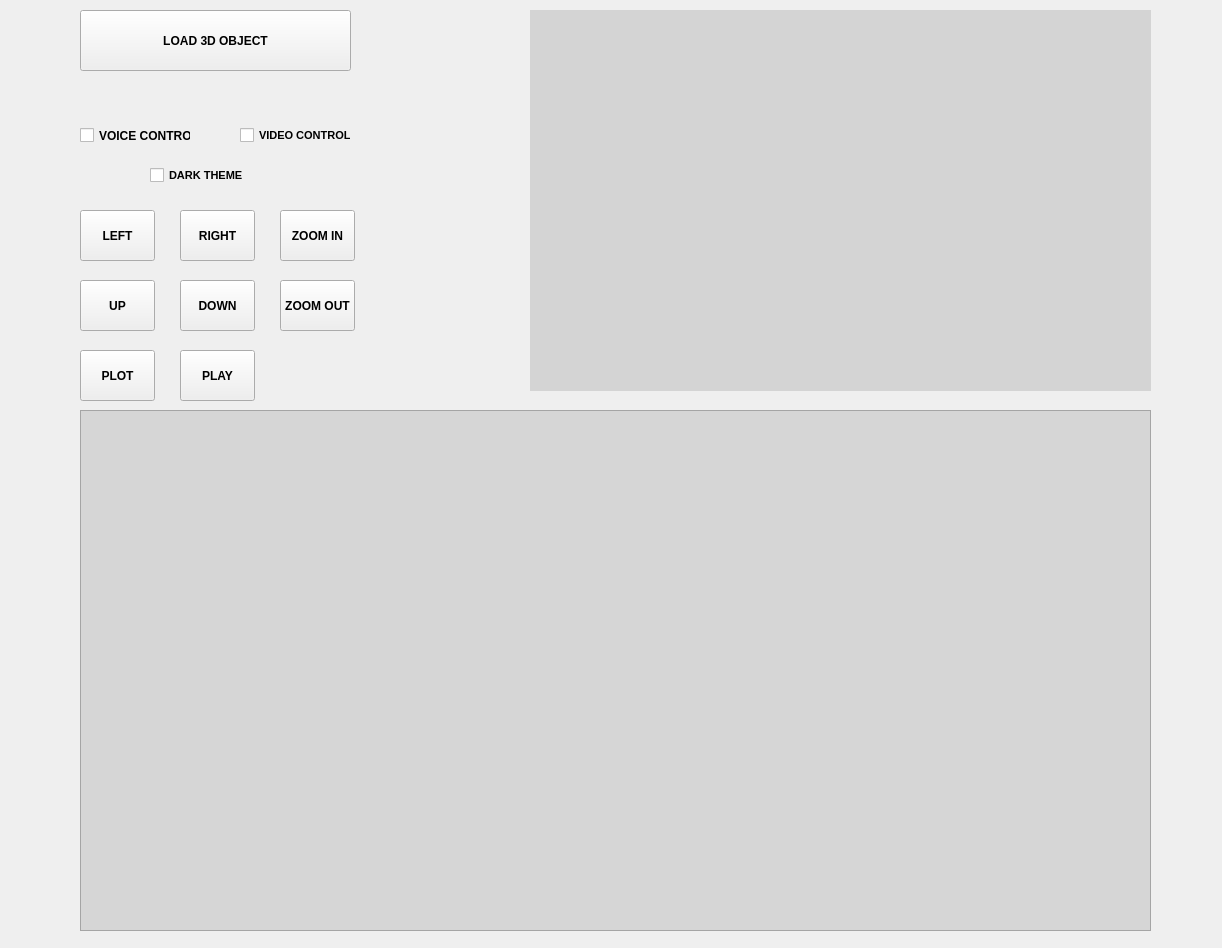
<?xml version="1.0" encoding="UTF-8"?>
<ui version="4.0">
 <class>mainWindow</class>
 <widget class="QMainWindow" name="mainWindow">
  <property name="geometry">
   <rect>
    <x>0</x>
    <y>0</y>
    <width>1222</width>
    <height>948</height>
   </rect>
  </property>
  <property name="font">
   <font>
    <kerning>true</kerning>
   </font>
  </property>
  <property name="windowTitle">
   <string>3d-Object-Visualizer</string>
  </property>
  <widget class="QWidget" name="centralwidget">
   <widget class="QPushButton" name="loadButton">
    <property name="geometry">
     <rect>
      <x>80</x>
      <y>10</y>
      <width>271</width>
      <height>61</height>
     </rect>
    </property>
    <property name="font">
     <font>
      <weight>75</weight>
      <bold>true</bold>
      <kerning>true</kerning>
     </font>
    </property>
    <property name="text">
     <string>LOAD 3D OBJECT</string>
    </property>
   </widget>
   <widget class="QPushButton" name="rotateLeftButton">
    <property name="geometry">
     <rect>
      <x>80</x>
      <y>210</y>
      <width>75</width>
      <height>51</height>
     </rect>
    </property>
    <property name="font">
     <font>
      <weight>75</weight>
      <bold>true</bold>
      <kerning>true</kerning>
     </font>
    </property>
    <property name="text">
     <string>LEFT</string>
    </property>
   </widget>
   <widget class="QPushButton" name="rotateRightButton">
    <property name="geometry">
     <rect>
      <x>180</x>
      <y>210</y>
      <width>75</width>
      <height>51</height>
     </rect>
    </property>
    <property name="font">
     <font>
      <weight>75</weight>
      <bold>true</bold>
      <kerning>true</kerning>
     </font>
    </property>
    <property name="text">
     <string>RIGHT</string>
    </property>
   </widget>
   <widget class="QPushButton" name="rotateUpButton">
    <property name="geometry">
     <rect>
      <x>80</x>
      <y>280</y>
      <width>75</width>
      <height>51</height>
     </rect>
    </property>
    <property name="font">
     <font>
      <weight>75</weight>
      <bold>true</bold>
      <kerning>true</kerning>
     </font>
    </property>
    <property name="text">
     <string>UP</string>
    </property>
   </widget>
   <widget class="QPushButton" name="rotateDownButton">
    <property name="geometry">
     <rect>
      <x>180</x>
      <y>280</y>
      <width>75</width>
      <height>51</height>
     </rect>
    </property>
    <property name="font">
     <font>
      <weight>75</weight>
      <bold>true</bold>
      <kerning>true</kerning>
     </font>
    </property>
    <property name="text">
     <string>DOWN</string>
    </property>
   </widget>
   <widget class="QPushButton" name="zoomInButton">
    <property name="geometry">
     <rect>
      <x>280</x>
      <y>210</y>
      <width>75</width>
      <height>51</height>
     </rect>
    </property>
    <property name="font">
     <font>
      <weight>75</weight>
      <bold>true</bold>
      <kerning>true</kerning>
     </font>
    </property>
    <property name="text">
     <string>ZOOM IN</string>
    </property>
   </widget>
   <widget class="QPushButton" name="zoomOutButton">
    <property name="geometry">
     <rect>
      <x>280</x>
      <y>280</y>
      <width>75</width>
      <height>51</height>
     </rect>
    </property>
    <property name="font">
     <font>
      <weight>75</weight>
      <bold>true</bold>
      <kerning>true</kerning>
     </font>
    </property>
    <property name="text">
     <string>ZOOM OUT</string>
    </property>
   </widget>
   <widget class="QWidget" name="cameraWidget" native="true">
    <property name="geometry">
     <rect>
      <x>530</x>
      <y>10</y>
      <width>621</width>
      <height>381</height>
     </rect>
    </property>
    <property name="styleSheet">
     <string notr="true">background-color: rgb(212, 212, 212);</string>
    </property>
   </widget>
   <widget class="QFrame" name="sceneWidget">
    <property name="geometry">
     <rect>
      <x>80</x>
      <y>410</y>
      <width>1071</width>
      <height>521</height>
     </rect>
    </property>
    <property name="styleSheet">
     <string notr="true">background-color: rgb(214, 214, 214);</string>
    </property>
    <property name="frameShape">
     <enum>QFrame::StyledPanel</enum>
    </property>
    <property name="frameShadow">
     <enum>QFrame::Raised</enum>
    </property>
   </widget>
   <widget class="QCheckBox" name="videoControlCheckBox">
    <property name="geometry">
     <rect>
      <x>240</x>
      <y>110</y>
      <width>111</width>
      <height>51</height>
     </rect>
    </property>
    <property name="font">
     <font>
      <pointsize>8</pointsize>
      <weight>75</weight>
      <bold>true</bold>
     </font>
    </property>
    <property name="text">
     <string>VIDEO CONTROL</string>
    </property>
    <property name="iconSize">
     <size>
      <width>23</width>
      <height>28</height>
     </size>
    </property>
   </widget>
   <widget class="QCheckBox" name="voiceControlCheckBox">
    <property name="geometry">
     <rect>
      <x>80</x>
      <y>110</y>
      <width>111</width>
      <height>51</height>
     </rect>
    </property>
    <property name="font">
     <font>
      <weight>75</weight>
      <bold>true</bold>
     </font>
    </property>
    <property name="text">
     <string>VOICE CONTROL</string>
    </property>
   </widget>
   <widget class="QCheckBox" name="darkControlCheckBox">
    <property name="geometry">
     <rect>
      <x>150</x>
      <y>150</y>
      <width>111</width>
      <height>51</height>
     </rect>
    </property>
    <property name="font">
     <font>
      <pointsize>8</pointsize>
      <weight>75</weight>
      <bold>true</bold>
     </font>
    </property>
    <property name="text">
     <string>DARK THEME</string>
    </property>
    <property name="iconSize">
     <size>
      <width>23</width>
      <height>28</height>
     </size>
    </property>
   </widget>
   <widget class="QPushButton" name="plotButton">
    <property name="geometry">
     <rect>
      <x>80</x>
      <y>350</y>
      <width>75</width>
      <height>51</height>
     </rect>
    </property>
    <property name="font">
     <font>
      <weight>75</weight>
      <bold>true</bold>
      <kerning>true</kerning>
     </font>
    </property>
    <property name="text">
     <string>PLOT</string>
    </property>
   </widget>
   <widget class="QPushButton" name="playButton">
    <property name="geometry">
     <rect>
      <x>180</x>
      <y>350</y>
      <width>75</width>
      <height>51</height>
     </rect>
    </property>
    <property name="font">
     <font>
      <weight>75</weight>
      <bold>true</bold>
      <kerning>true</kerning>
     </font>
    </property>
    <property name="text">
     <string>PLAY</string>
    </property>
   </widget>
  </widget>
 </widget>
 <resources/>
 <connections/>
</ui>
